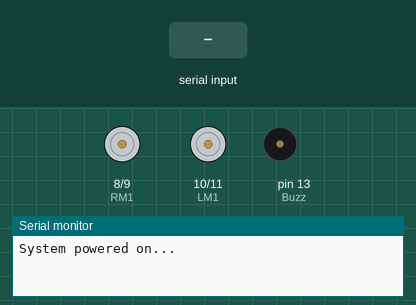
A sketch run on a simulated Arduino Uno, built with avr-gcc and run on an emulated ATmega328P. On the bench: motor-driver pin pairs drawn as motors (green arrow = first pin HIGH = forward, orange = second pin HIGH = backward, longer = more drive), buzzer (waves = sounding, pin HIGH), the last lines printed to the serial monitor. Inputs (shaded band) come from the test bench.

Above: at 1.2 s.
1.3 s: "F" received over Serial
At 2.5 s:
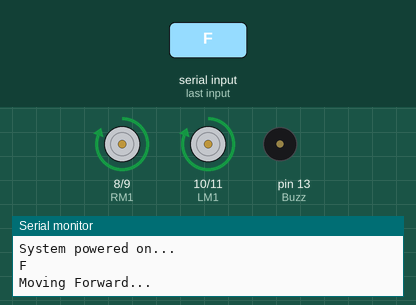
2.8 s: "B" received over Serial
At 3.6 s:
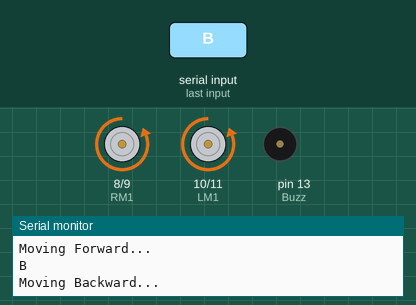
4.3 s: "R" received over Serial
At 4.8 s:
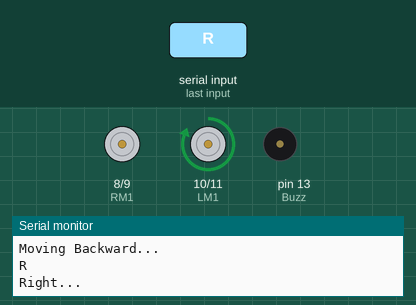
5.8 s: "L" received over Serial
At 7.0 s:
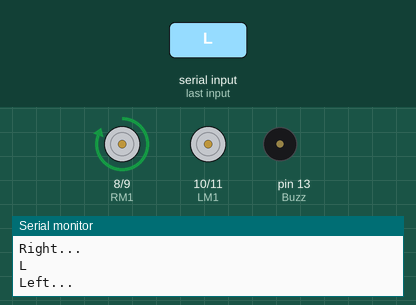
7.3 s: "V" received over Serial
At 8.2 s:
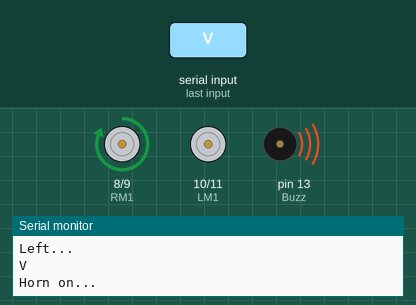
8.8 s: "S" received over Serial
At 9.4 s:
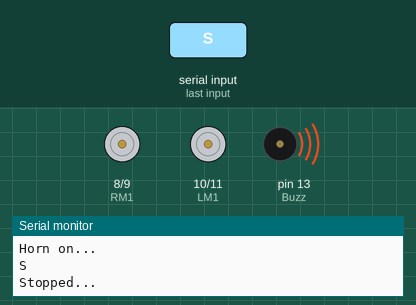
Timing chart, 0 to 11.3 s (numbered marks = the images above; inputs shaded):
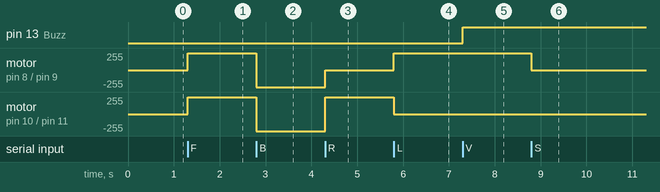

Measured:
- after the input at 1.3 s, motor on pin 8 (RM1) / pin 9 (RM2), motor on pin 10 (LM1) / pin 11 (LM2): stopped → forward 255/255 at once
- after the input at 2.8 s, motor on pin 8 (RM1) / pin 9 (RM2), motor on pin 10 (LM1) / pin 11 (LM2): forward 255/255 → backward 255/255 at once
- after the input at 4.3 s, motor on pin 8 (RM1) / pin 9 (RM2): backward 255/255 → stopped at once; motor on pin 10 (LM1) / pin 11 (LM2): backward 255/255 → forward 255/255 at once
- after the input at 5.8 s, motor on pin 8 (RM1) / pin 9 (RM2): stopped → forward 255/255 at once; motor on pin 10 (LM1) / pin 11 (LM2): forward 255/255 → stopped at once
- after the input at 7.3 s, pin 13 (Buzz): LOW → HIGH at once
- after the input at 8.8 s, motor on pin 8 (RM1) / pin 9 (RM2): forward 255/255 → stopped at once

The sketch:

Sumo_Code.ino
```cpp
char incomingByte;  // Bluetooth Data

//**********************Assigning names for pins ************************************//
int RM1 = 8;        // RM1 pin
int RM2 = 9;        // RM2 pin
int LM1 = 10;       // LM1 pin
int LM2 = 11;       // LM2 pin
int Buzz = 13;       // Buzzer pin

//**********************************************************************************//

//****************** This function executes only once at the start *********************//
void setup()
{
    Serial.begin(9600);                   // Sets the BUAD rate for serial communication(For bluetooth)

    //****************************Sets PINS as output pins****************************//

    pinMode(RM2,OUTPUT);
    pinMode(RM1,OUTPUT);
    pinMode(LM1,OUTPUT);
    pinMode(LM2,OUTPUT);
    pinMode(Buzz,OUTPUT);

    //*******************************************************************************//

    //***************************Starting values for the pins***********************//

    digitalWrite(RM2,LOW);
    digitalWrite(RM1,LOW);
    digitalWrite(LM1,LOW);
    digitalWrite(LM2,LOW);


    //******************************************************************************//

    Serial.println("System powered on...");

}

//**************************************************************************************//
void loop()
{
  if (Serial.available() > 0)
  {
    incomingByte = Serial.read(); // read byte
    Serial.println(incomingByte);  // print message

    switch(incomingByte)
    {
      case'F':
          digitalWrite(RM1,HIGH);
          digitalWrite(RM2,LOW);
          digitalWrite(LM1,HIGH);
          digitalWrite(LM2,LOW);
          Serial.println("Moving Forward...");
      break;

      case'B':
        digitalWrite(RM1,LOW);
        digitalWrite(RM2,HIGH);
        digitalWrite(LM1,LOW);
        digitalWrite(LM2,HIGH);

        Serial.println("Moving Backward...");
      break;

      case'R':
        digitalWrite(RM1,LOW);
        digitalWrite(RM2,LOW);
        digitalWrite(LM1,HIGH);
        digitalWrite(LM2,LOW);

        Serial.println("Right...");
      break;

      case'L':
        digitalWrite(RM1,HIGH);
        digitalWrite(RM2,LOW);
        digitalWrite(LM1,LOW);
        digitalWrite(LM2,LOW);

        Serial.println("Left...");
      break;

      case'S':
        digitalWrite(RM1,LOW);
        digitalWrite(RM2,LOW);
        digitalWrite(LM1,LOW);
        digitalWrite(LM2,LOW);

        Serial.println("Stopped...");
      break;

      case'V':
        digitalWrite(Buzz,HIGH);
        delay(20);
        Serial.println("Horn on...");
      break;

      case'v':
        digitalWrite(Buzz,LOW);
        Serial.println("Horn off...");
      break;

    }
  }


}
```
